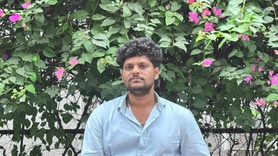
#> input picture dataset/LOHITH S/IMG-20260329-WA0052.jpg, 278 x 156 px, shrunk from 1280 x 720 before the run; its folder holds only this picture in this run
$ python 2_train_model.py
#> lines starting #> are read from the running program, lines starting #| are printed output that depends on the picture
import cv2
import numpy as np
import os
import csv
from PIL import Image

DATASET_DIR  = "dataset"
TRAINER_DIR  = "trainer"
TRAINER_FILE = "trainer/trainer.yml"
NAME_MAP     = "name_map.csv"

def get_images_and_labels():
    face_samples = []
    ids          = []
    name_to_id   = {}
    current_id   = 1

    student_folders = [
        f for f in os.listdir(DATASET_DIR)
        if os.path.isdir(os.path.join(DATASET_DIR, f))
    ]

    if not student_folders:
        print("[ERROR] No student folders found in /dataset/")
        return [], []

    for student_name in student_folders:
        folder_path = os.path.join(DATASET_DIR, student_name)

        if student_name not in name_to_id:
            name_to_id[student_name] = current_id
            current_id += 1

        student_id = name_to_id[student_name]

        for img_file in os.listdir(folder_path):
            if not img_file.lower().endswith((".jpg", ".jpeg", ".png")):
                continue
            img_path = os.path.join(folder_path, img_file)
            pil_img  = Image.open(img_path).convert("L")
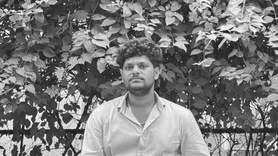
#> pil_img: PIL image 278x156 L; min 18, max 254, mean 122
            img_arr  = np.array(pil_img, dtype=np.uint8)
            face_samples.append(img_arr)
            ids.append(student_id)
            print(f"  [LOADED] {student_name} → {img_file}")
#> pass 2 of the loop in get_images_and_labels, `for student_name in student_folders:`:
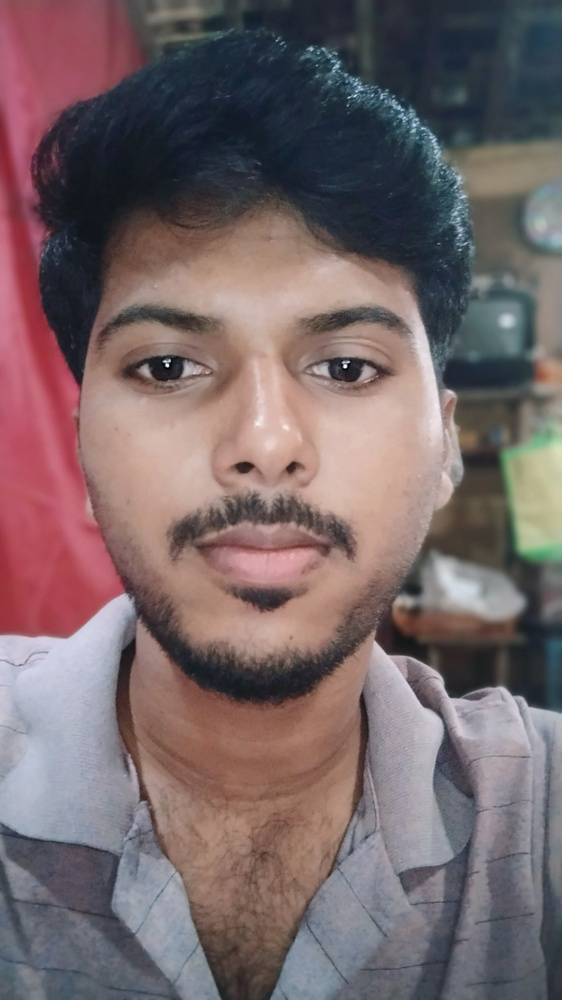
#> input picture dataset/PRASANNAKUMAR S/IMG_20260329_173116.jpg, 562 x 1000 px, shrunk from 2592 x 4608 before the run
#> in get_images_and_labels, `pil_img  = Image.open(img_path).convert("L")`:
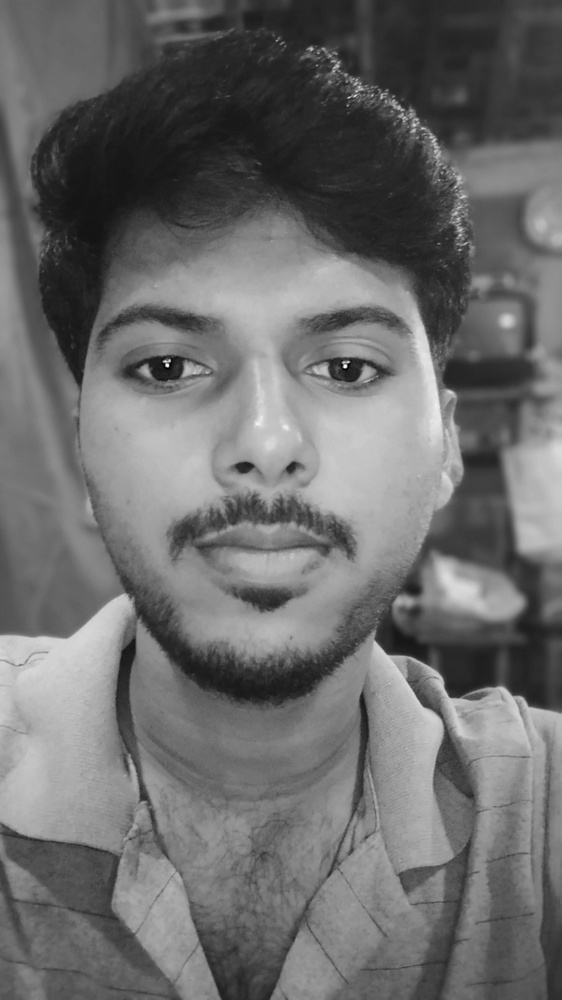
#> pil_img: PIL image 562x1000 L; min 0, max 252, mean 107.9

    with open(NAME_MAP, "w", newline="") as f:
        writer = csv.writer(f)
        writer.writerow(["ID", "Name"])
        for name, sid in name_to_id.items():
            writer.writerow([sid, name])

    print(f"\n  [SAVED] Name map → {NAME_MAP}")
    return face_samples, ids

def train_model():
    os.makedirs(TRAINER_DIR, exist_ok=True)
    print("\n[INFO] Loading images from dataset folders...\n")
    faces, ids = get_images_and_labels()
#> faces = 2 items; ids = [1, 2]

    if not faces:
        return

    recognizer = cv2.face.LBPHFaceRecognizer_create()
    print(f"\n[INFO] Training model on {len(faces)} images...")
#> (printed output is left out)
    recognizer.train(faces, np.array(ids))
    recognizer.save(TRAINER_FILE)

    print(f"\n[SUCCESS] Model trained!")
    print(f"          Students  : {len(set(ids))}")
#|           Students  : 2
    print(f"          Images    : {len(faces)}")
#|           Images    : 2
    print(f"          Saved to  : {TRAINER_FILE}")
    print("\n[NEXT] Run:  python 3_face_recognition.py\n")

if __name__ == "__main__":
    train_model()
